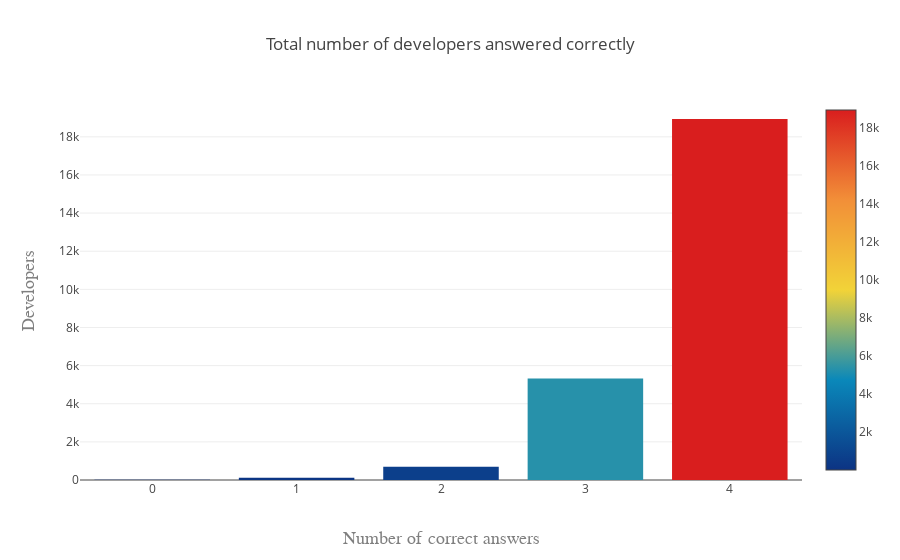

Notebook cell for this chart:
### Markdown cell above
##  Let us see how developers answered the code questions

### Code cell
ans = df_c['level'].value_counts()
trace = go.Bar(
    x=ans.index,
    y=ans.values,
    marker=dict(
        color = ans.values,
        colorscale='Portland',
        showscale=True
    ),
    name = 'Number of correct answers'
)
layout = go.Layout(
    title='Total number of developers answered correctly',
    xaxis=dict(
        title='Number of correct answers',
        titlefont=dict(
            family='Courier New, monospace',
            size=18,
            color='#7f7f7f'
        )
    ),
    yaxis=dict(
        title='Developers',
        titlefont=dict(
            family='Courier New, monospace',
            size=18,
            color='#7f7f7f'
        )
    )
)
data = [trace]
fig = go.Figure(data=data, layout=layout)
plotly.offline.iplot(fig)

### Figure 1 — Plotly figure (JSON) as saved in the notebook; plotly's stock layout.template omitted (floating-point values rounded to 4 significant figures)
{"data": [{"marker": {"color": [18935, 5327, 699, 117, 12], "colorscale": "Portland", "showscale": true}, "name": "Number of correct answers", "x": [4, 3, 2, 1, 0], "y": [18935, 5327, 699, 117, 12], "type": "bar", "uid": "4d08a9ca-62a7-4af5-9af2-0b2952bf82ad"}], "layout": {"title": {"text": "Total number of developers answered correctly"}, "xaxis": {"title": {"font": {"color": "#7f7f7f", "family": "Courier New, monospace", "size": 18}, "text": "Number of correct answers"}}, "yaxis": {"title": {"font": {"color": "#7f7f7f", "family": "Courier New, monospace", "size": 18}, "text": "Developers"}}}}
